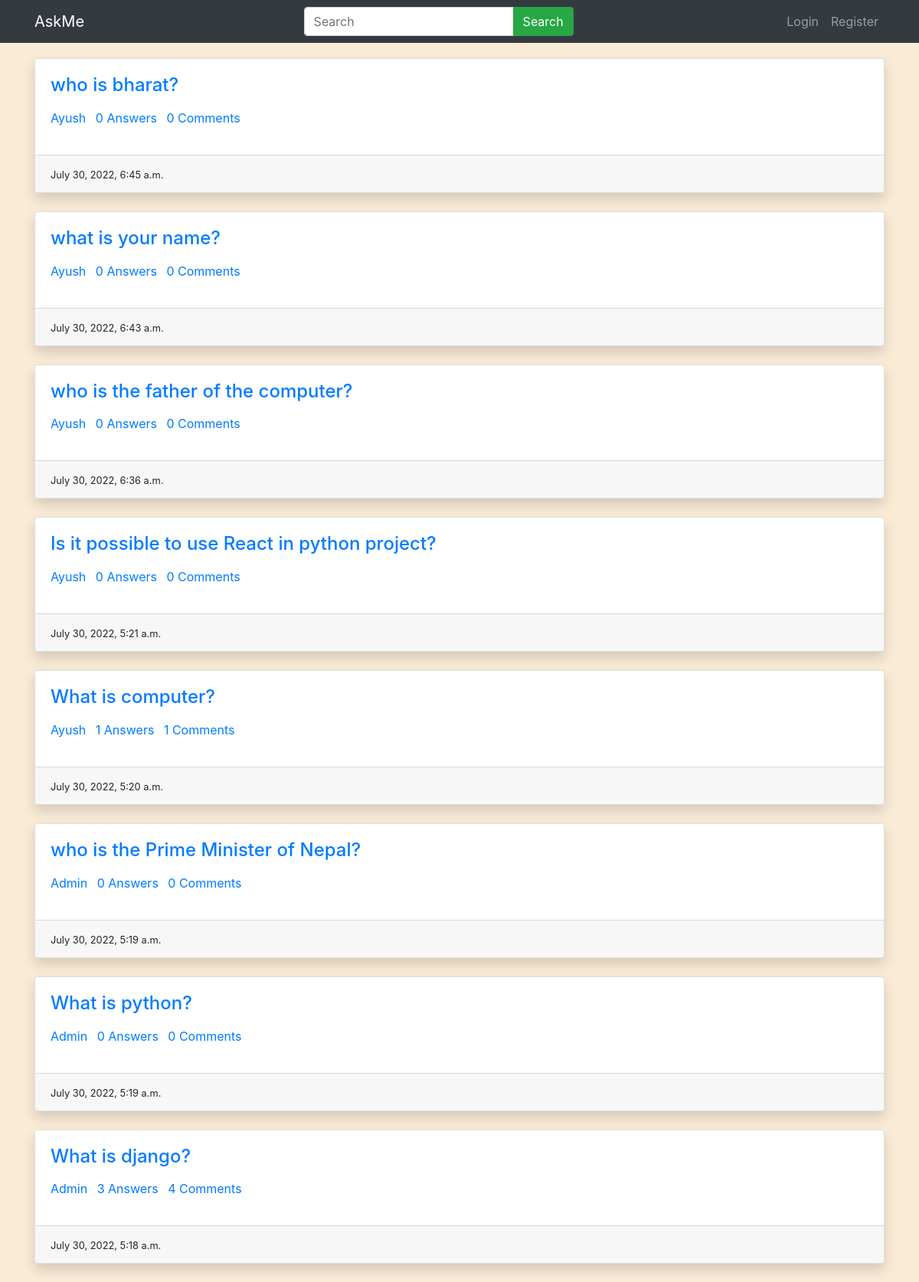
The page / on the database its author committed.
### QnAbase/models.py (models this page shows, shortened)
class Question(models.Model):
    user = models.ForeignKey(User,on_delete=models.CASCADE)
    title = models.CharField(max_length=1000)
    add_time = models.DateTimeField(auto_now_add=True)

### QnAbase/views.py (the view)
# urls.py: 2. Add a URL to urlpatterns:  path('', views.home, name='home')
def home(request):
    if 'q' in request.GET:
        q=request.GET['q']
        quests=Question.objects.annotate(total_comments=Count('answer__comment')).filter(title__icontains=q).order_by('-id')
    else:
        quests=Question.objects.annotate(total_comments=Count('answer__comment')).all().order_by('-id')
    paginator=Paginator(quests,10)
    page_num=request.GET.get('page',1)
    quests=paginator.page(page_num)
    return render(request,'home.html',{'quests':quests})

### templates/home.html (shortened to what this page needs)
{% extends "base.html" %} {% block start %}
<div class="container">
  {% for quest in quests %}
  <div class="card mb-4 shadow" style="
  margin-top: 20px;">
    <div class="card-body">
      <h4 class="card-title">
        <a href="/detail/{{quest.id}}">{{quest.title}}</a>
      </h4>
      <p>
        <a href="#" class="mr-2">{{quest.user.username}}</a>
        <a href="#" class="mr-2">{{quest.answer_set.count}} Answers</a>
        <a href="#" class="mr-2">{{quest.total_comments}} Comments</a>
      </p>
    </div>
    <div class="card-footer">
      <small>{{quest.add_time}}</small>
    </div>
  </div>
  {% endfor %}
</div>
{% endblock %}

### templates/base.html (shortened to what this page needs)
{% load static %}
<!DOCTYPE html>
<html lang="en">
<head>
    <link rel="stylesheet" href="{% static 'css/animate.min.css' %}" />
    <link rel="stylesheet" href="{% static 'css/bootstrap.min.css' %}" />
    <link rel="stylesheet" href="{% static 'css/font-awesome.min.css' %}" />
    <link rel="stylesheet" href="{% static 'css/signin.css' %}" />
</head>
<body>
    <nav class="navbar navbar-expand-lg navbar-dark bg-dark">
        <div class="container">
            <a class="navbar-brand" href="/">AskMe</a>
            <div class="collapse navbar-collapse" id="navbarNav">
                <form class="ml-auto" action="/">
                    <div class="input-group">
                        <input type="text" name="q" class="form-control" placeholder="Search" />
                        <div class="input-group-append">
                        <button class="btn btn-success" type="submit" id="button-addon2">Search</button>
                        </div>
                    </div>
                </form>
                <ul class="navbar-nav ml-auto">
                    {% if user.is_authenticated %}
                    <li class="nav-item">
                        <a class="nav-link" href="{% url 'QnAbase:ask-question' %}">Asked Your Question</a>
                    </li>
                    <li class="nav-item">
                        <a class="nav-link" href="{% url 'QnAbase:logout_view' %}">Logout</a>
                    </li>
                    {% else %}
                    <li class="nav-item">
                        <a class="nav-link" href="{% url 'QnAbase:signin' %}">Login</a>
                    </li>
                    <li class="nav-item">
                        <a class="nav-link" href="{% url 'QnAbase:signup' %}">Register</a>
                    </li>
                    {% endif %}
                </ul>
            </div>
        </div>
    </nav>
    {% block start %}
    {% endblock %}
</body>
</html>

### static/css/signin.css (style rules this page uses)
body { background: antiquewhite; }

### rows shown on the page
Question: title "who is bharat?", user.username "Ayush", answer_set.count "0", total_comments "0", add_time "July 30, 2022, 6:45 a.m."
Question: title "what is your name?", user.username "Ayush", answer_set.count "0", total_comments "0", add_time "July 30, 2022, 6:43 a.m."
Question: title "who is the father of the computer?", user.username "Ayush", answer_set.count "0", total_comments "0", add_time "July 30, 2022, 6:36 a.m."
Question: title "Is it possible to use React in python project?", user.username "Ayush", answer_set.count "0", total_comments "0", add_time "July 30, 2022, 5:21 a.m."
Question: title "What is computer?", user.username "Ayush", answer_set.count "1", total_comments "1", add_time "July 30, 2022, 5:20 a.m."
Question: title "who is the Prime Minister of Nepal?", user.username "Admin", answer_set.count "0", total_comments "0", add_time "July 30, 2022, 5:19 a.m."
Question: title "What is python?", user.username "Admin", answer_set.count "0", total_comments "0", add_time "July 30, 2022, 5:19 a.m."
Question: title "What is django?", user.username "Admin", answer_set.count "3", total_comments "4", add_time "July 30, 2022, 5:18 a.m."
